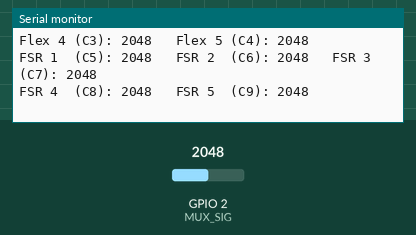
A sketch run on a simulated Seeed XIAO ESP32-C3. Parts: the last lines printed to the serial monitor. The inputs (shaded band) are chosen by the test bench; at power-on: GPIO 2 (MUX_SIG) = 2048 (analog values on the 0–4095 scale).

Above: at 1.7 s.
1.8 s: GPIO 2 (MUX_SIG) set to 1073
At 1.98 s:
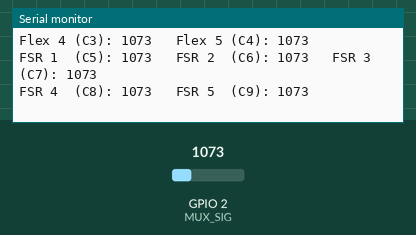
3.3 s: GPIO 2 (MUX_SIG) set to 927
At 3.49 s:
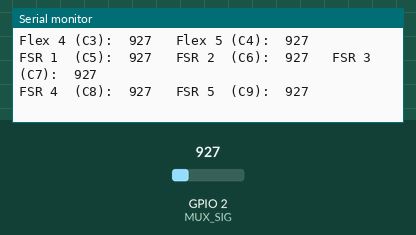
4.8 s: GPIO 2 (MUX_SIG) set to 110
At 5.0 s:
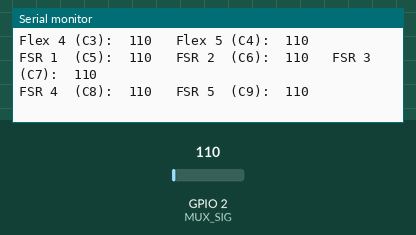
6.3 s: GPIO 2 (MUX_SIG) set to 94
At 6.51 s:
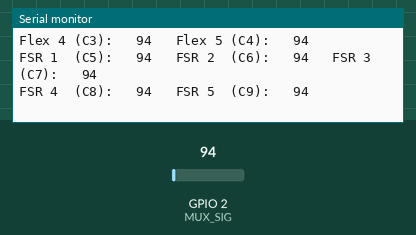

The sketch:

controller_test_5fsr_esp32c3.ino
```cpp
// =============================================================================
// RecovR Wireless Controller -- HARDWARE TEST: 5 FLEX + 5 FSR (no BLE)
// Seeed Studio XIAO-ESP32 C3
// =============================================================================
//
// Purpose: TEST/DIAGNOSTIC ONLY -- verifies a controller wired with 5 flex
// sensors AND 5 FSR sensors (10 total MUX channels). Prints raw readings to
// Serial Monitor only. Does NOT touch the real recovr_controller.ino or
// the BLE packet format -- the Python app (sensors/ble_receiver.py) is
// completely unaffected by this sketch.
//
// Same pins as the main controller firmware:
//   CD74HC4067 MUX
//     SIG -> D0  (GPIO2, ADC)
//     S0  -> D1  (GPIO3)
//     S1  -> D2  (GPIO4)
//     S2  -> D3  (GPIO5)
//     S3  -> D6  (GPIO21)
//     EN  -> GND (always enabled)
//
// Channel map for this test:
//   C0  Flex 1 (e.g. Thumb)
//   C1  Flex 2 (e.g. Index)
//   C2  Flex 3 (e.g. Middle)
//   C3  Flex 4 (e.g. Ring)
//   C4  Flex 5 (e.g. Pinky)
//   C5  FSR 1
//   C6  FSR 2
//   C7  FSR 3
//   C8  FSR 4
//   C9  FSR 5
//
// (Mirrors the C0-C4 flex assignment documented in the main firmware's
// wiring header. If actual wiring differs, update these defines to match.)
//
// How to use:
//   Upload, open Serial Monitor @ 115200 baud. Bend/press one sensor at a
//   time and confirm its own channel number moves while the others stay
//   steady.
// =============================================================================

#define MUX_SIG  2    // D0  ADC input from MUX SIG pin
#define MUX_S0   3    // D1
#define MUX_S1   4    // D2
#define MUX_S2   5    // D3
#define MUX_S3   21   // D6

// -- Flex channels (5) ---------------------------------------------------
#define CH_FLEX_1  0   // C0
#define CH_FLEX_2  1   // C1
#define CH_FLEX_3  2   // C2
#define CH_FLEX_4  3   // C3
#define CH_FLEX_5  4   // C4

// -- FSR channels (5) ------------------------------------------------------
#define CH_FSR_1   5   // C5
#define CH_FSR_2   6   // C6
#define CH_FSR_3   7   // C7
#define CH_FSR_4   8   // C8
#define CH_FSR_5   9   // C9

void selectMuxChannel(uint8_t ch) {
    digitalWrite(MUX_S0, (ch >> 0) & 0x01);
    digitalWrite(MUX_S1, (ch >> 1) & 0x01);
    digitalWrite(MUX_S2, (ch >> 2) & 0x01);
    digitalWrite(MUX_S3, (ch >> 3) & 0x01);
    delayMicroseconds(10);
}

uint16_t readMuxChannel(uint8_t ch) {
    selectMuxChannel(ch);
    return (uint16_t)analogRead(MUX_SIG);   // 12-bit: 0-4095
}

void setup() {
    Serial.begin(115200);
    delay(500);
    Serial.println();
    Serial.println("[RecovR] 5-FLEX + 5-FSR HARDWARE TEST starting (no BLE)...");

    pinMode(MUX_S0, OUTPUT);
    pinMode(MUX_S1, OUTPUT);
    pinMode(MUX_S2, OUTPUT);
    pinMode(MUX_S3, OUTPUT);
    analogReadResolution(12);

    Serial.println("[RecovR] Reading sensors every 200ms. Open Serial Monitor @ 115200 baud.");
    Serial.println();
}

void loop() {
    uint16_t flex1 = readMuxChannel(CH_FLEX_1);
    uint16_t flex2 = readMuxChannel(CH_FLEX_2);
    uint16_t flex3 = readMuxChannel(CH_FLEX_3);
    uint16_t flex4 = readMuxChannel(CH_FLEX_4);
    uint16_t flex5 = readMuxChannel(CH_FLEX_5);

    uint16_t fsr1 = readMuxChannel(CH_FSR_1);
    uint16_t fsr2 = readMuxChannel(CH_FSR_2);
    uint16_t fsr3 = readMuxChannel(CH_FSR_3);
    uint16_t fsr4 = readMuxChannel(CH_FSR_4);
    uint16_t fsr5 = readMuxChannel(CH_FSR_5);

    Serial.println("----------------------------------------");
    Serial.printf("Flex 1 (C0): %4u   Flex 2 (C1): %4u   Flex 3 (C2): %4u\n", flex1, flex2, flex3);
    Serial.printf("Flex 4 (C3): %4u   Flex 5 (C4): %4u\n", flex4, flex5);
    Serial.printf("FSR 1  (C5): %4u   FSR 2  (C6): %4u   FSR 3  (C7): %4u\n", fsr1, fsr2, fsr3);
    Serial.printf("FSR 4  (C8): %4u   FSR 5  (C9): %4u\n", fsr4, fsr5);

    delay(200);
}
```

Measured:
- the behaviour switches between 1000 and 999 on GPIO 2 (MUX_SIG) (found by bisection; images 1 and 2)
- the behaviour switches between 100 and 99 on GPIO 2 (MUX_SIG) (found by bisection; images 3 and 4)
- after the input at 1.8 s, the serial monitor: prints a new line at once (image 1)
- after the input at 3.3 s, the serial monitor: prints a new line at once (image 2)
- after the input at 4.8 s, the serial monitor: prints a new line at once (image 3)
- after the input at 6.3 s, the serial monitor: prints a new line at once (image 4)
